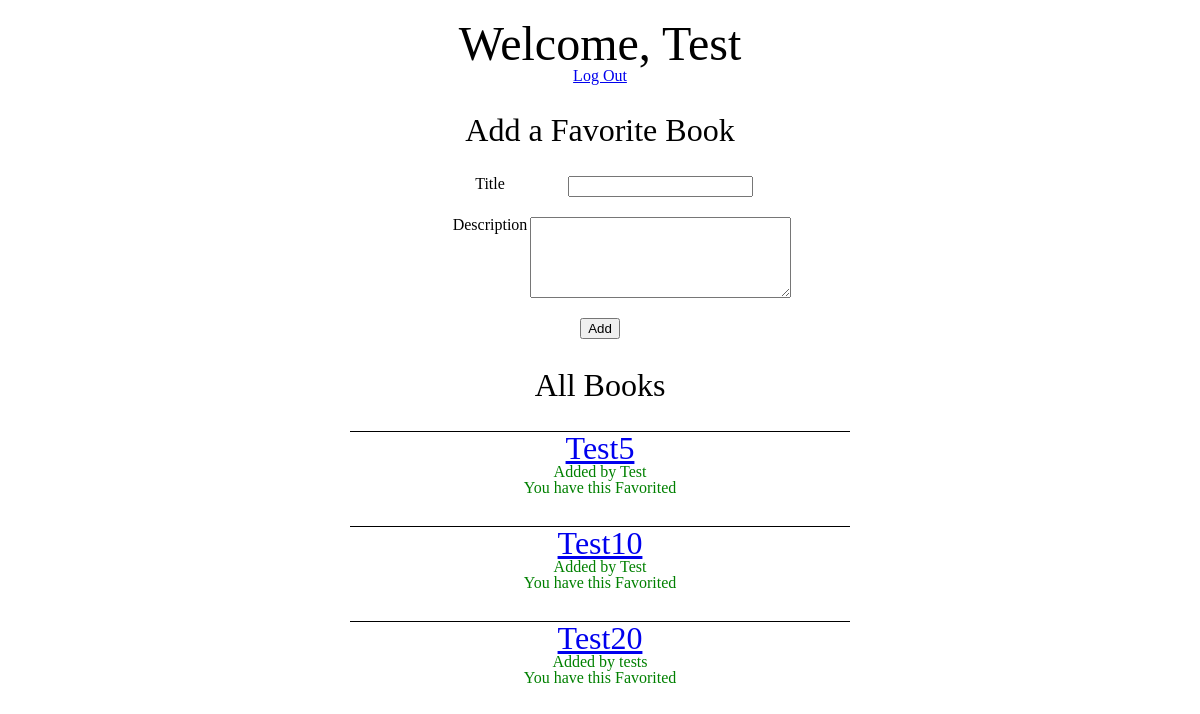
The page /books (signed in) on the database its author committed.
### Favorite_Books_App/models.py (models this page shows)
class User(models.Model):
    first_name = models.CharField(max_length=255)
    last_name = models.CharField(max_length=255)
    email_address = models.CharField(max_length=255)
    password = models.CharField(max_length=255)
    created_at = models.DateTimeField(auto_now_add=True)
    updated_at = models.DateTimeField(auto_now=True)
    objects = UserManager()

class Book(models.Model):
    title = models.CharField(max_length=255)
    description = models.TextField()
    uploaded_by = models.ForeignKey(User, related_name="books_uploaded", on_delete=models.CASCADE)
    users_who_like = models.ManyToManyField(User, related_name="liked_books")
    created_at = models.DateTimeField(auto_now_add=True)
    updated_at = models.DateTimeField(auto_now=True)
    objects = BookManager()

### Favorite_Books_App/views.py (the view)
# urls.py: path('books', views.books),
def books(request):
    context = {
        "user" : User.objects.get(id=request.session['user_id']),
        "all_books" : Book.objects.all()
    }
    return render(request, 'books.html', context)

### Favorite_Books_App/templates/books.html (shortened to what this page needs)
<!DOCTYPE html>
<html lang="en">
    <head>
        {% load static %}
        <link rel="stylesheet" type="text/css" href="{% static 'css/reset.css' %}">
        <link rel="stylesheet" type="text/css" href="{% static 'css/styles.css' %}">
    </head>
    <body>
        <div class="wrapper">
            <h1>Welcome,  {{ user.first_name }}</h1>
            <a href="/logout">Log Out</a>
            <h2>Add a Favorite Book</h2>
            <form action="/add" method="POST" class="grid">
                <label for="title">Title</label>
                <input type="text" name="title" id="title" required>
                <label for="description">Description</label>
                <textarea id="description" name="description" rows="5" cols="30"></textarea>
                <input type="submit" value ="Add" class="btn">
            </form>
            <h2>All Books</h2>
                {% for book in all_books %}
                    <a href="/books/{{ book.id }}" class="book">{{ book.title }}</a>
                    <p>Added by {{ book.uploaded_by.first_name }}</p>
                    {% if user in book.users_who_like.all %}
                        <p>You have this Favorited</p>
                    {% else %}
                        <a href="/books/{{ book.id }}/favorite_book_main">Add to Favorites</a>
                    {% endif %}
                {% endfor %}
            </div>
    </body>
</html>

### Favorite_Books_App/static/css/styles.css (style rules this page uses)
h1 { text-align: center; font-size: 3em; }
.wrapper { margin: 0 auto; text-align: center; padding-top: 20px; width: 500px; }
.grid { display: inline-grid; grid-template-columns: 100px 200px; grid-gap: 20px; justify-items: center; }
.btn { grid-column: 1 / span 2; }
p { color: green; }
h2 { margin-top: 30px; font-size: 2em; }
.book { margin-top: 30px; font-size: 2em; border-top: solid 1px black; display: block; }
a { display: block; }
form { margin-top: 30px; }
.btn { display: block; margin: 0 auto; }

### rows shown on the page
User: first_name "Test"
Book: title "Test5", uploaded_by.first_name "Test", shows "You have this Favorited"
Book: title "Test10", uploaded_by.first_name "Test", shows "You have this Favorited"
Book: title "Test20", uploaded_by.first_name "tests", shows "You have this Favorited"
